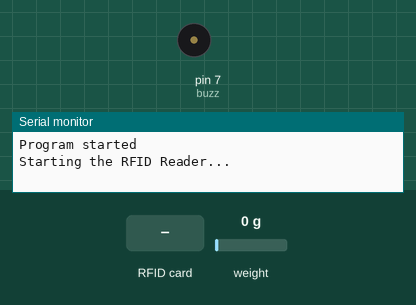
This sketch was run on a simulated Arduino Uno, built with avr-gcc and run on an emulated ATmega328P. Shown: buzzer (waves = sounding), the last lines printed to the serial monitor. Inputs (shaded band) come from the test bench; at power-on: weight on the scale 0 g.

Above: at 3.0 s.
3.1 s: weight on the scale set to 23 g
7.3 s: weight on the scale set to 28 g
At 10.4 s:
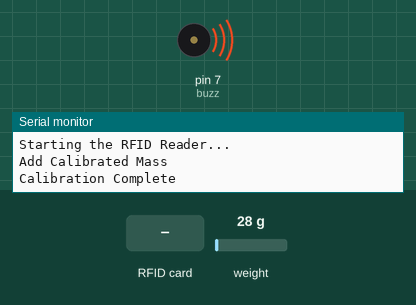
11.5 s: RFID card 5E 7A 19 C4 held to the reader
At 12.3 s:
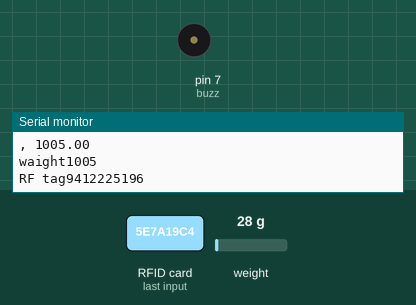
Timing chart, 0 to 14.5 s (numbered marks = the images above; inputs shaded):
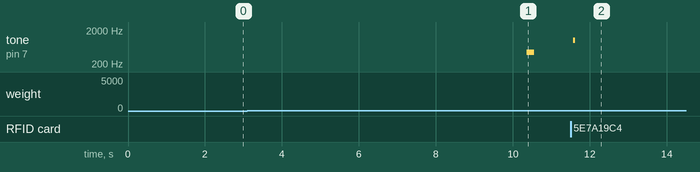

The sketch:

rf___weight___transmition_to_node.ino
```cpp
//ThatsEngineering A
//Sending Data from Arduino to NodeMCU Via Serial Communication
//Arduino code

//DHT11 Lib

//Arduino to NodeMCU Lib
#include <SoftwareSerial.h>
#include <ArduinoJson.h>

#include <Q2HX711.h>
#include <SPI.h>
#include <RFID.h>

#define buzz 7 //buzzer

#define SS_PIN 10 //sda
#define RST_PIN 9 //rst
RFID rfid(SS_PIN, RST_PIN);

const byte hx711_data_pin = 3;
const byte hx711_clock_pin = 4;

//Initialise Arduino to NodeMCU (5=Rx & 6=Tx)
SoftwareSerial nodemcu(5, 6);

float y1 = 1005.0; // calibrated mass to be added
long x1 = 0;
long x0 = 0;
float avg_size = 10.0; // amount of averages for each mass measurement
long comp = 0;
long oldweight = 0;

String rfidCard;
String red = "";
Q2HX711 hx711(hx711_data_pin, hx711_clock_pin); // prep hx711


//Initialisation of DHT11 Sensor
#define DHTPIN 4
int hum;

void setup() {
  Serial.begin(115200);
  nodemcu.begin(115200);
  delay(1000);
  Serial.println("Program started");
  Serial.println("Starting the RFID Reader...");
  SPI.begin();
  rfid.init();

  delay(1000); // allow load cell and hx711 to settle
  // tare procedure
  for (int ii=0;ii<int(avg_size);ii++){
    delay(10);
    x0+=hx711.read();
  }
  x0/=long(avg_size);
  Serial.println("Add Calibrated Mass");
  // calibration procedure (mass should be added equal to y1)
  int ii = 1;
  while(true){
    if (hx711.read()<x0+10000){
    } else {
      ii++;
      delay(2000);
      for (int jj=0;jj<int(avg_size);jj++){
        x1+=hx711.read();
      }
      x1/=long(avg_size);
      break;
    }
  }
  Serial.println("Calibration Complete");
      tone(buzz, 450);
      delay(200);
      noTone(buzz);
}

void loop() {
  // averaging reading
  long reading = 0;
  for (int jj=0;jj<int(avg_size);jj++){
    reading+=hx711.read();
  }
  reading/=long(avg_size);
  // calculating mass based on calibration and linear fit
  float ratio_1 = (float) (reading-x0);
  float ratio_2 = (float) (x1-x0);
  float ratio = ratio_1/ratio_2;
  float mass = y1*ratio;
  //Serial.print("Raw: ");
  //Serial.print(reading);
  if (rfid.isCard()) {
    if (rfid.readCardSerial()) {
      rfidCard = String(rfid.serNum[0])+ String(rfid.serNum[1]) + String(rfid.serNum[2]) + String(rfid.serNum[3]);
      tone(buzz, 1000);
      delay(50);
      noTone(buzz);
      if (red != rfidCard){
        Serial.println(rfidCard);
        red = rfidCard;
        }
    }
    rfid.halt();
  }
  else{
    red = "not";
    rfidCard = red;
    }
  if(mass < oldweight){
    Serial.print(", ");
  Serial.println(mass);
    }
  else if (mass > comp){
      Serial.print(", ");
  Serial.println(mass);
    }

  StaticJsonBuffer<1000> jsonBuffer;
  JsonObject& data = jsonBuffer.createObject();

  //Obtain Temp and Hum data


  //Assign collected data to JSON Object
  data["mass"] = mass;
  data["rfidCard"] = rfidCard;

  //Send data to NodeMCU
  data.printTo(nodemcu);
  jsonBuffer.clear();

      hum = mass;
      output();
  delay(2000);
    comp = mass + 15;
    oldweight = mass -15;

}

void output() {

  Serial.print("waight");
  Serial.println(hum);
  Serial.print("RF tag");
  Serial.println(rfidCard);

}
```

Measured:
- the behaviour switches between 26 and 27 g on weight on the scale (found by bisection; images 0 and 1)
- after the input at 7.3 s, tone on pin 7 (buzz): silent → 450 Hz after 3.1 s, → silent 0.20 s later
- after the input at 11.5 s, tone on pin 7 (buzz): silent → 1000 Hz after 0.07 s, → silent 0.05 s later
